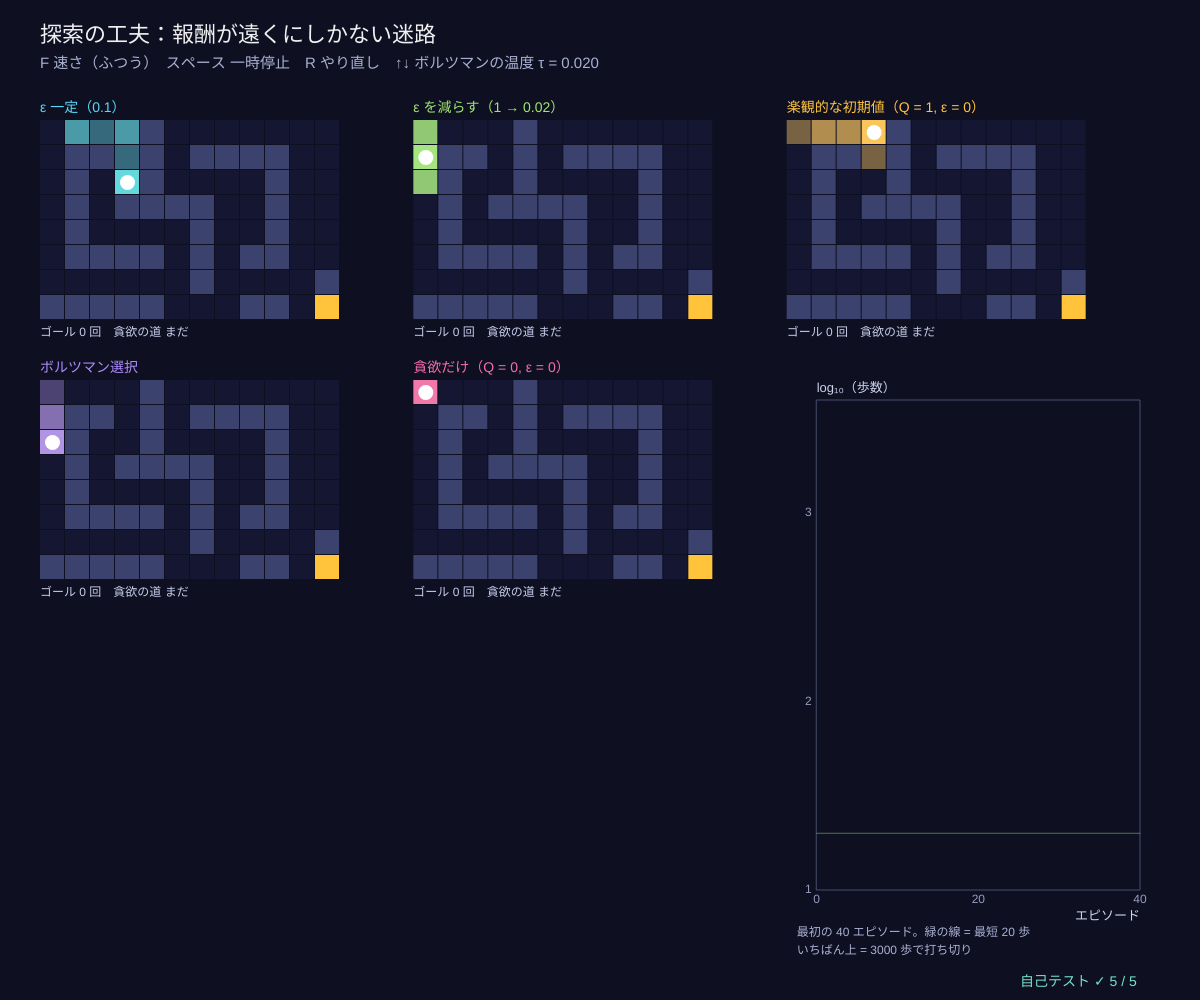
Frame 1 (no input)
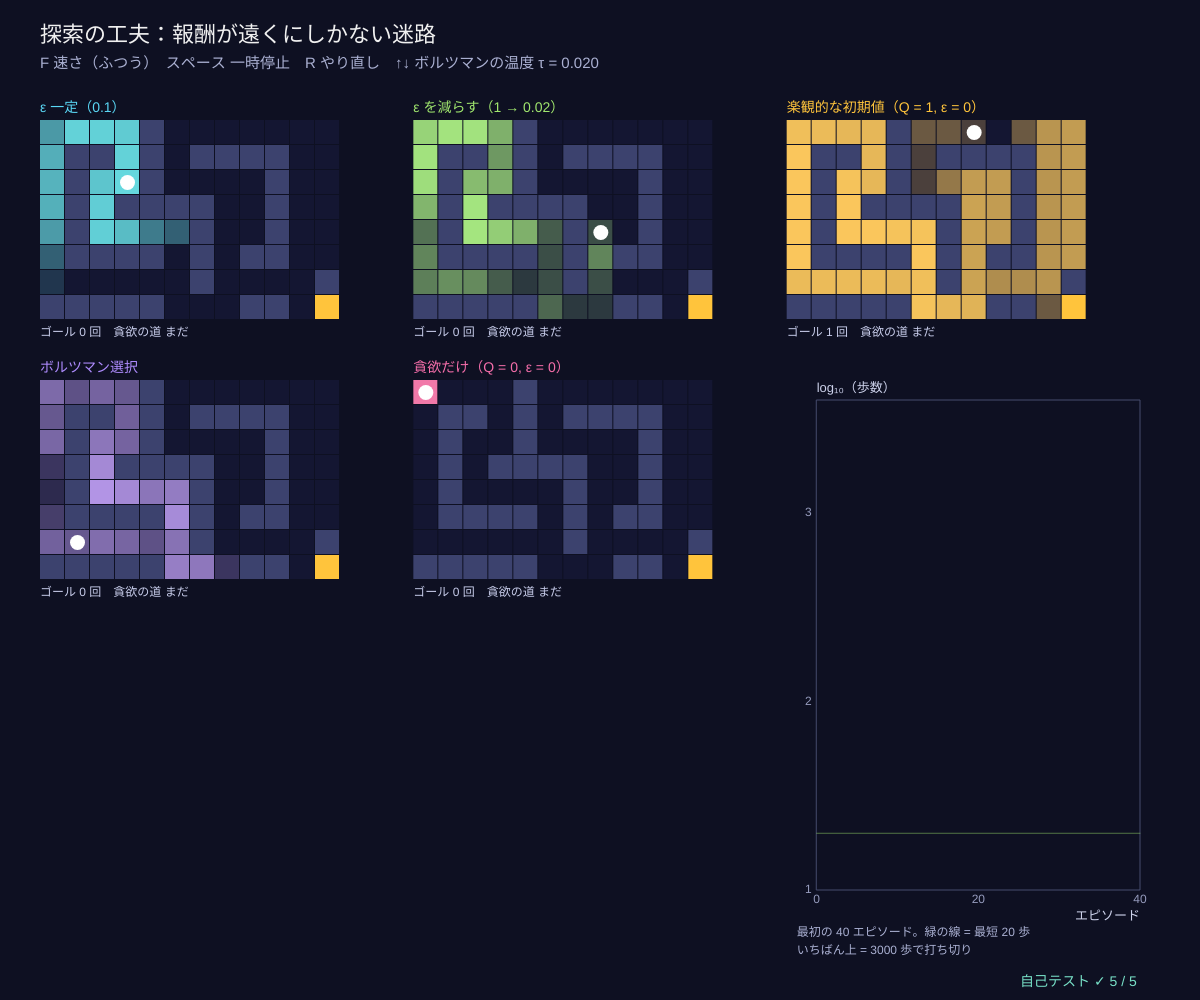
Frame 60 (no input)
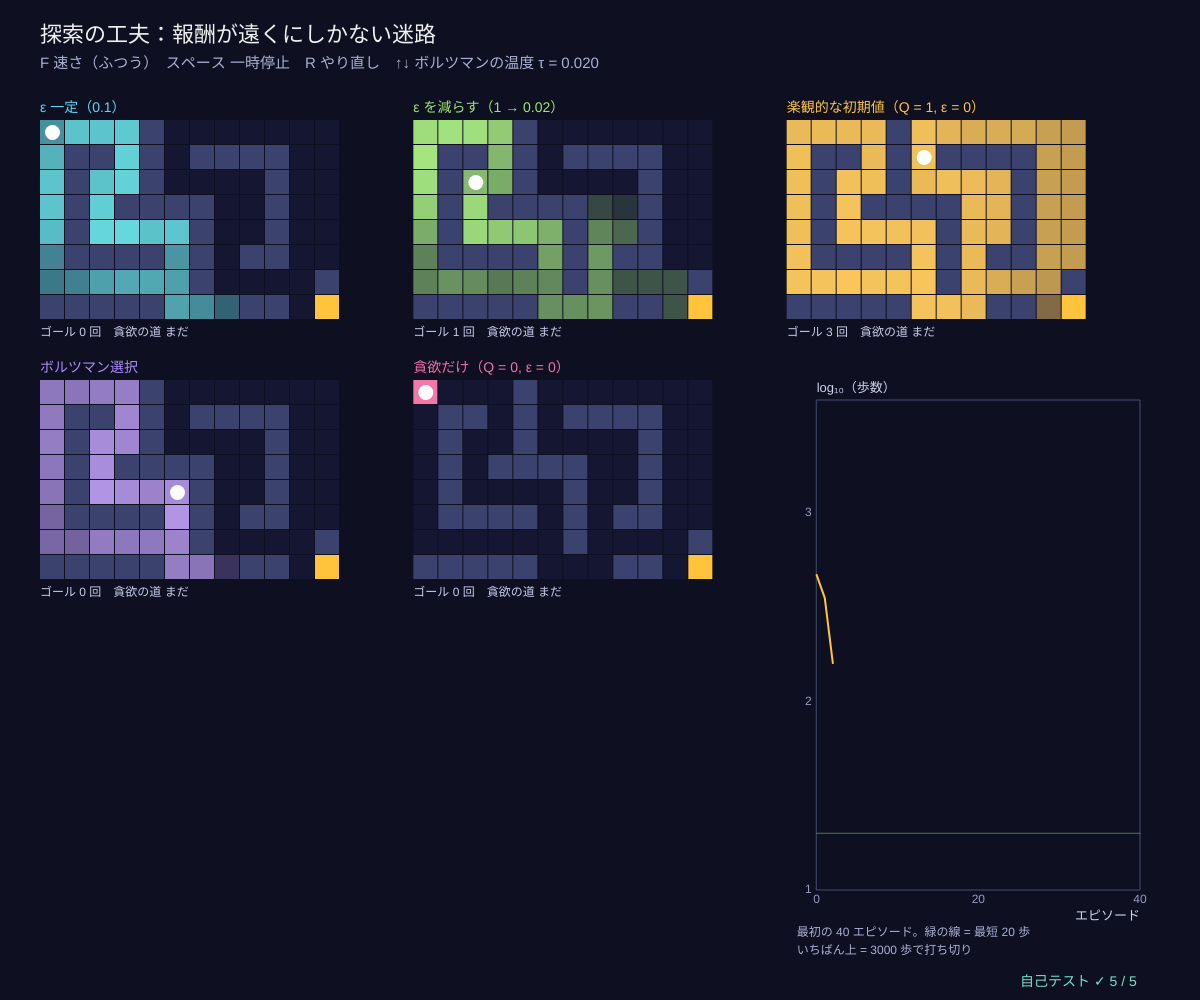
Frame 120 (the mouse pressed at the canvas centre since frame 60)

The p5.js sketch that drew these frames (run headless with seeded random() and noise() and a simulated clock; from frame 60 on, the mouse is pressed at the canvas centre):

// p5.js sketch
// ── sketch.js
// ============================================
// 07 探索の工夫 ─ 報酬がゴール（+1）にしかない迷路。1 歩ごとの報酬は 0 なので、ゴールを一度見つけるまで何も学べない
// 5 つのエージェントが同じ迷路で同時に Q 学習する。ちがうのは「どう行動を選ぶか」だけ：
//   ε 一定 / ε を減らす / 楽観的な初期値（Q を 1 から始め、ε = 0）/ ボルツマン選択（ソフトマックス）/ 貪欲だけ（Q = 0、ε = 0）
// 小さな迷路の色 = そのマスに来た回数（明るいほど多い）。F 速さ / スペース 一時停止 / R やり直し / ↑↓ 温度 τ
// ============================================

let mapRows = [                          // ★ 迷路（S スタート、G ゴール）
  'S...#.......',
  '.##.#.####..',
  '.#..#....#..',
  '.#.####..#..',
  '.#....#..#..',
  '.####.#.##..',
  '......#....#',
  '#####...##.G',
];
const GAMMA = 0.95, ALPHA = 0.5, MAX_LEN = 3000;    // ★ 割引率、学習率、1 エピソードの上限
const EPS = 0.1, Q_OPT = 1;              // ★ ε 一定の ε、楽観的な初期値
let tau = 0.02;                          // ★ ボルツマン選択の温度 τ（小さいほど貪欲）
let gw, agents = [], speed = 1, paused = false, KINDS = [];
const SPEEDS = ['ゆっくり', 'ふつう', '速い'];

function setup() {
  createCanvas(windowWidth, windowHeight); gw = gridParse(mapRows);
  KINDS = [['eps', 'ε 一定（0.1）', CYAN], ['decay', 'ε を減らす（1 → 0.02）', LIME], ['opt', '楽観的な初期値（Q = 1, ε = 0）', GOLD], ['boltz', 'ボルツマン選択', VIOLET], ['greedy', '貪欲だけ（Q = 0, ε = 0）', PINK]];
  selfTest(); seedRng(4); resetAgents();
}
function resetAgents() { agents = KINDS.map((k) => makeAgent(gw, k[0])); }
function makeAgent(g, kind) {
  let q0 = kind === 'opt' ? Q_OPT : 0;
  return { kind, Q: Array.from({ length: g.w * g.h }, () => [q0, q0, q0, q0]), s: g.cell.indexOf('S'), len: 0, epLens: [], visits: new Array(g.w * g.h).fill(0), fails: 0 };
}
// ★ 行動の選び方（ここだけがちがう）
function chooseAct(ag) {
  let q = ag.Q[ag.s], ep = ag.epLens.length;
  if (ag.kind === 'eps') return epsGreedy(q, EPS);
  if (ag.kind === 'decay') return epsGreedy(q, Math.max(0.02, 1 / (1 + ep / 3)));
  if (ag.kind === 'boltz') return sampleFrom(softmaxArr(q, tau));
  return argmaxFirst(q);                 // 'opt' と 'greedy'：いちばん良い向き（同点なら上→右→下→左の順）
}
function agentStep(ag, g) {              // Q 学習の 1 歩（5 つとも同じ）
  let s = ag.s, a = chooseAct(ag), s2 = gridMove(g, s, a), done = g.cell[s2] === 'G', r = done ? 1 : 0;
  ag.Q[s][a] += ALPHA * ((done ? r : r + GAMMA * maxOf(ag.Q[s2])) - ag.Q[s][a]);
  ag.visits[s2]++; ag.len++; ag.s = s2;
  if (done || ag.len >= MAX_LEN) { if (!done) ag.fails++; ag.epLens.push(ag.len); ag.len = 0; ag.s = g.cell.indexOf('S'); }
}
function greedyLen(ag, g) { let s = g.cell.indexOf('S'); for (let t = 1; t <= 200; t++) { s = gridMove(g, s, argmaxFirst(ag.Q[s])); if (g.cell[s] === 'G') return t; } return -1; }

function draw() {
  background(...BG);
  let t0 = performance.now();
  if (!paused) {
    if (speed === 0) { if (frameCount % 3 === 0) for (let ag of agents) agentStep(ag, gw); }
    else if (speed === 1) { for (let k = 0; k < 10; k++) for (let ag of agents) agentStep(ag, gw); }
    else while (performance.now() - t0 < 6) for (let ag of agents) agentStep(ag, gw);
  }
  noStroke(); fill(240); textSize(22); textAlign(LEFT, BASELINE);
  text('探索の工夫：報酬が遠くにしかない迷路', 40, 42);
  fill(170, 176, 210); textSize(15);
  text('F 速さ（' + SPEEDS[speed] + '）　スペース 一時停止　R やり直し　↑↓ ボルツマンの温度 τ = ' + tau.toFixed(3), 40, 68);

  // ---- 5 つの小さな迷路（来た回数のヒートマップ）
  let cols = 3, bw = (width - 80) / cols, cs = Math.min(bw / (gw.w + 1), (height * 0.5) / 2 / (gw.h + 2)), L = bfsDist(gw, gw.cell.indexOf('G'))[gw.cell.indexOf('S')];
  agents.forEach((ag, k) => {
    let gx = 40 + (k % cols) * bw, gy = 120 + Math.floor(k / cols) * (gw.h * cs + 60), mx = Math.log(1 + maxOf(ag.visits));
    for (let s = 0; s < gw.w * gw.h; s++) {
      let [x, y] = cellXY(gw, s, gx, gy, cs), c = gw.cell[s];
      noStroke();
      if (c === '#') fill(60, 66, 110); else if (c === 'G') fill(...GOLD);
      else { let t = mx > 0 ? Math.log(1 + ag.visits[s]) / mx : 0; fill(20 + t * KINDS[k][2][0] * 0.9, 22 + t * KINDS[k][2][1] * 0.9, 50 + t * KINDS[k][2][2] * 0.7); }
      rect(x, y, cs - 1, cs - 1);
    }
    let [ax, ay] = cellXY(gw, ag.s, gx, gy, cs); fill(255); circle(ax + cs / 2, ay + cs / 2, cs * 0.6);
    let gl = greedyLen(ag, gw);
    fill(...KINDS[k][2]); textSize(14); textAlign(LEFT, BASELINE); text(KINDS[k][1], gx, gy - 8);
    fill(200, 205, 235); textSize(12);
    text('ゴール ' + (ag.epLens.length - ag.fails) + ' 回　貪欲の道 ' + (gl > 0 ? gl + ' 歩' + (gl === L ? ' ✓' : '') : 'まだ'), gx, gy + gw.h * cs + 16);
  });

  // ---- エピソードごとの歩数
  let px = 40 + 2 * bw, g = { x: px + 30, y: 120 + gw.h * cs + 80, w: bw - 50, h: Math.max(80, height - (120 + gw.h * cs + 80) - 110), x0: 0, x1: 40, y0: 1, y1: 3.6 };
  plotAxes(g, 'エピソード', 'log₁₀（歩数）', [0, 20, 40], [1, 2, 3]);
  stroke(...LIME, 120); strokeWeight(1); line(g.x, gY(g, Math.log10(L)), g.x + g.w, gY(g, Math.log10(L)));
  agents.forEach((ag, k) => drawCurve(g, ag.epLens.slice(0, 41).map((v) => Math.log10(Math.max(1, v))), KINDS[k][2], 2));
  noStroke(); fill(170, 176, 210); textSize(12); textAlign(LEFT, BASELINE);
  text('最初の 40 エピソード。緑の線 = 最短 ' + L + ' 歩', g.x - 20, g.y + g.h + 46);
  text('いちばん上 = ' + MAX_LEN + ' 歩で打ち切り', g.x - 20, g.y + g.h + 64);
  drawSelfTest(width - 180, height - 14);
}

function keyPressed() {
  if (key === 'f' || key === 'F') speed = (speed + 1) % 3;
  if (key === ' ') paused = !paused;
  if (key === 'r' || key === 'R') resetAgents();
  if (key === UP_ARROW) tau = Math.min(1, tau * 2);
  if (key === DOWN_ARROW) tau = Math.max(0.005, tau / 2);
  return false;
}

// ---- 自己テスト
function selfTest() {
  selfTestResults = [];
  let g = gridParse(mapRows), L = bfsDist(g, g.cell.indexOf('G'))[g.cell.indexOf('S')];
  let run = (kind, seed, eps) => { seedRng(seed); let ag = makeAgent(g, kind); while (ag.epLens.length < eps) agentStep(ag, g); return ag; };
  let gr = run('greedy', 1, 1);
  check('貪欲だけ（Q = 0、同点は決まった向き）は ' + MAX_LEN + ' 歩たってもゴールに着かない（同じ所を行き来する）', gr.fails === 1);
  let okOpt = true, first = []; for (let seed = 1; seed <= 3; seed++) { let op = run('opt', seed, 60); first.push(op.epLens[0]); if (!(op.epLens[0] < MAX_LEN && greedyLen(op, g) === L)) okOpt = false; }
  check('楽観的な初期値（ε = 0）は 1 回目からゴールに着き（' + first.join('・') + ' 歩）、60 回で貪欲の道 = 最短 ' + L + ' 歩（3 つの種）', okOpt);
  // ε やボルツマンは、たまたま先に見つけた道（2 歩長い）に落ち着くことがある：もう一方の道はめったに試さないから
  let okAll = true, lens = []; for (let kind of ['eps', 'decay', 'boltz']) for (let seed = 1; seed <= 3; seed++) { let gl = greedyLen(run(kind, seed, 300), g); lens.push(gl); if (!(gl >= L && gl <= L + 2)) okAll = false; }
  check('ε 一定・ε を減らす・ボルツマンも 300 回でゴールに着く道を学ぶ（' + L + '〜' + (L + 2) + ' 歩：' + lens.join(',') + '）', okAll);
  let tot = (ag) => ag.epLens.slice(0, 20).reduce((a, b) => a + b, 0), sOpt = 0, sEps = 0;
  for (let seed = 1; seed <= 3; seed++) { sOpt += tot(run('opt', seed, 20)); sEps += tot(run('eps', seed, 20)); }
  check('最初の 20 エピソードの歩数の合計：楽観的 ' + Math.round(sOpt / 3) + ' < ε 一定 ' + Math.round(sEps / 3) + '（3 つの種の平均）', sOpt < sEps);
  let p = softmaxArr([1000, 0, -5, 2], 0.01);
  check('ソフトマックスの確率の合計 = 1、大きな値でもあふれない', near(p.reduce((a, b) => a + b, 0), 1, 1e-12) && noNaN(p));
  reportSelfTest();
}

// ---------- やってみよう ----------
// 1. どのエージェントがいちばん早く最短の道を見つける？ ヒートマップで「どこを探したか」をくらべよう
// 2. ↑↓ で τ を変えると、ボルツマン選択はどう変わる？（大きい = でたらめ、小さい = 貪欲）
// 3. Q_OPT を 0.1 にすると、楽観的な初期値の探索はどう変わる？
// 4. 貪欲だけのエージェントがどこで行き来しているか、ヒートマップで探そう
// 5. ε 一定のエージェントが 22 歩の道に落ち着いたら、左の縦の道（20 歩）を試すには何が要る？
// 6. 1 歩ごとに −0.01 の報酬にすると、貪欲だけでも探索するようになる。なぜ？（05 と同じしくみ）

// ==================================================
// ここから下は「強化学習の道具」（中身は読まなくても OK。消さないでね）
// ==================================================
// ---- 色と小さな道具
const BG = [14, 16, 34];                // 背景（アーケードの紺）
const GOLD = [255, 196, 60], CYAN = [90, 215, 245], PINK = [245, 110, 170], LIME = [160, 230, 110], VIOLET = [175, 140, 255];
function clampv(v, a, b) { return v < a ? a : v > b ? b : v !== v ? a : v; }     // NaN なら a に戻す
function argmaxR(q) {                  // いちばん大きい値の番号（同点はランダムに 1 つ）
  let m = -Infinity, best = [];
  for (let i = 0; i < q.length; i++) {
    if (q[i] > m + 1e-12) { m = q[i]; best = [i]; } else if (Math.abs(q[i] - m) <= 1e-12) best.push(i);
  }
  return best.length ? best[Math.floor(rnd() * best.length)] : 0;
}
function argmaxFirst(q) { let b = 0; for (let i = 1; i < q.length; i++) if (q[i] > q[b]) b = i; return b; }   // 同点は若い番号
function maxOf(q) { let m = -Infinity; for (let v of q) if (v > m) m = v; return m; }
function epsGreedy(q, eps) { return rnd() < eps ? Math.floor(rnd() * q.length) : argmaxR(q); }   // ε の確率でランダム、ほかは貪欲
function softmaxArr(h, tau) {          // ボルツマン分布 exp(h/τ) / Σ（大きい数でもあふれないように最大値を引く）
  let m = maxOf(h), e = h.map((v) => Math.exp((v - m) / (tau || 1))), s = e.reduce((a, b) => a + b, 0);
  return e.map((v) => v / s);
}
function sampleFrom(p) { let u = rnd(), c = 0; for (let i = 0; i < p.length; i++) { c += p[i]; if (u < c) return i; } return p.length - 1; }
function meanOf(a) { return a.length ? a.reduce((s, v) => s + v, 0) / a.length : 0; }
function fmtN(v, d) { if (typeof v !== 'number' || v !== v) return '?'; let s = v.toFixed(d === undefined ? 2 : d); return s === '-0.00' || s === '-0.0' || s === '-0' ? s.slice(1) : s; }
// ---- 種つきの乱数（同じ種なら毎回同じ列 → 実験をくり返せる）
let rngState = 1;
function seedRng(s) { rngState = (s >>> 0) || 1; }
function rnd() {                       // 0〜1 の一様乱数（mulberry32）
  rngState = (rngState + 0x6d2b79f5) >>> 0;
  let t = rngState;
  t = Math.imul(t ^ (t >>> 15), t | 1);
  t ^= t + Math.imul(t ^ (t >>> 7), t | 61);
  return ((t ^ (t >>> 14)) >>> 0) / 4294967296;
}
function rndInt(a, b) { return a + Math.floor(rnd() * (b - a + 1)); }
function randn() { let u = 1 - rnd(), v = rnd(); return Math.sqrt(-2 * Math.log(u)) * Math.cos(2 * Math.PI * v); }   // 標準正規分布
// ---- グラフの道具：g = { x, y, w, h, x0, x1, y0, y1 }
function gX(g, v) { return g.x + clampv((v - g.x0) / (g.x1 - g.x0), -0.02, 1.02) * g.w; }
function gY(g, v) { return g.y + g.h - clampv((v - g.y0) / (g.y1 - g.y0), -0.02, 1.02) * g.h; }
function plotAxes(g, xl, yl, xt, yt) {
  stroke(70, 76, 110); strokeWeight(1); noFill(); rect(g.x, g.y, g.w, g.h);
  noStroke(); fill(150, 156, 190); textSize(12); textAlign(CENTER, TOP);
  for (let v of xt) text(+v.toPrecision(3), gX(g, v), g.y + g.h + 4);
  textAlign(RIGHT, CENTER);
  for (let v of yt) text(+v.toPrecision(3), g.x - 5, gY(g, v));
  textAlign(LEFT, BASELINE); fill(205, 210, 235); textSize(13);
  text(xl, g.x + g.w - textWidth(xl), g.y + g.h + 30); text(yl, g.x, g.y - 8);
}
function polyline(pts) {               // 点が 2 つ以上あるときだけ折れ線を描く（空の beginShape を作らない）
  if (pts.length < 2) return;
  noFill(); beginShape(); for (let p of pts) vertex(p[0], p[1]); endShape();
}
function smoothArr(a, k) {             // 直前 k 個の平均（ギザギザの学習曲線をならす）
  let out = [], s = 0;
  for (let i = 0; i < a.length; i++) { s += a[i]; if (i >= k) s -= a[i - k]; out.push(s / Math.min(i + 1, k)); }
  return out;
}
function drawCurve(g, arr, col, sw, xOff) {   // arr[i] を x = i (+ xOff) に。長いときは間引いて 600 点まで
  let n = arr.length, stride = Math.max(1, Math.ceil(n / 600)), pts = [];
  for (let i = 0; i < n; i += stride) pts.push([gX(g, i + (xOff || 0)), gY(g, arr[i])]);
  if (n > 1 && (n - 1) % stride) pts.push([gX(g, n - 1 + (xOff || 0)), gY(g, arr[n - 1])]);
  stroke(...col); strokeWeight(sw || 2); polyline(pts);
}
function legend(x, y, items) {         // items = [[色, 名前], …]
  textSize(13); textAlign(LEFT, CENTER);
  for (let [c, s] of items) { noStroke(); fill(...c); rect(x, y - 5, 16, 10); fill(220, 225, 245); text(s, x + 22, y); y += 20; }
}
// ---- グリッドワールド：文字の地図 '.' 床、'#' 壁、'S' スタート、'G' 宝（+1 で終わり）、'P' 落とし穴（−1 で終わり）
const DIRS = [[0, -1], [1, 0], [0, 1], [-1, 0]];    // 行動 0 上、1 右、2 下、3 左
const DIR_NAMES = ['上', '右', '下', '左'];
function gridParse(rows) { return { w: rows[0].length, h: rows.length, cell: rows.join('').split('') }; }
function gridMove(gw, s, a) {          // 決まった向きに 1 マス。外や壁ならその場にとどまる
  let x = s % gw.w + DIRS[a][0], y = Math.floor(s / gw.w) + DIRS[a][1];
  if (x < 0 || y < 0 || x >= gw.w || y >= gw.h || gw.cell[y * gw.w + x] === '#') return s;
  return y * gw.w + x;
}
function isTerminalCell(c) { return c === 'G' || c === 'P'; }
function enterReward(c, stepR) { return c === 'G' ? 1 : c === 'P' ? -1 : stepR; }
// マルコフ決定過程を作る：P[s][a] = [{ s2, p, r }]。意図した向きに 1 − slip、左右の直角の向きに slip/2 ずつ
function buildMdp(gw, slip, stepR) {
  let nS = gw.w * gw.h, P = [], term = [];
  for (let s = 0; s < nS; s++) {
    let c = gw.cell[s]; term.push(isTerminalCell(c) || c === '#'); P.push([]);
    for (let a = 0; a < 4; a++) {
      if (term[s]) { P[s].push([{ s2: s, p: 1, r: 0 }]); continue; }       // 終わりのマス（と壁）はそこに留まり、報酬 0
      let outs = [[a, 1 - slip], [(a + 1) % 4, slip / 2], [(a + 3) % 4, slip / 2]], list = [];
      for (let [d, p] of outs) {
        if (p <= 0) continue;
        let s2 = gridMove(gw, s, d), r = enterReward(gw.cell[s2], stepR), e = list.find((o) => o.s2 === s2);
        if (e) e.p += p; else list.push({ s2, p, r });
      }
      P[s].push(list);
    }
  }
  return { nS, nA: 4, P, term, gw };
}
function qValue(mdp, V, gamma, s, a) { let q = 0; for (let o of mdp.P[s][a]) q += o.p * (o.r + gamma * V[o.s2]); return q; }
function viSweep(mdp, V, gamma) {      // 価値反復の 1 回：V(s) ← max_a Σ p (r + γ V(s'))。戻り値 = 最大の変化量
  let nv = V.slice(), d = 0;
  for (let s = 0; s < mdp.nS; s++) {
    if (mdp.term[s]) continue;
    let best = -Infinity; for (let a = 0; a < 4; a++) best = Math.max(best, qValue(mdp, V, gamma, s, a));
    nv[s] = best; d = Math.max(d, Math.abs(best - V[s]));
  }
  for (let s = 0; s < mdp.nS; s++) V[s] = nv[s];
  return d;
}
function valueIteration(mdp, gamma, tol, maxIt) {
  let V = new Array(mdp.nS).fill(0), its = 0, d = Infinity, deltas = [];
  while (d >= tol && its < (maxIt || 100000)) { d = viSweep(mdp, V, gamma); deltas.push(d); its++; }
  return { V, its, deltas };
}
function optimalActs(mdp, V, gamma, s, tol) {     // 最適な行動の集合（同点は全部）
  let q = [0, 1, 2, 3].map((a) => qValue(mdp, V, gamma, s, a)), m = maxOf(q);
  return [0, 1, 2, 3].filter((a) => q[a] >= m - (tol || 1e-9));
}
function evalPolicy(mdp, pi, gamma, tol, V0) {    // 方策評価：V(s) ← Σ p (r + γ V(s')) を、変化が tol 未満になるまで
  let V = V0 ? V0.slice() : new Array(mdp.nS).fill(0), sweeps = 0, d = Infinity;
  while (d >= tol && sweeps < 100000) {
    d = 0;
    for (let s = 0; s < mdp.nS; s++) {
      if (mdp.term[s]) continue;
      let v = qValue(mdp, V, gamma, s, pi[s]); d = Math.max(d, Math.abs(v - V[s])); V[s] = v;
    }
    sweeps++;
  }
  return { V, sweeps };
}
function cellXY(gw, s, gx, gy, cs) { return [gx + (s % gw.w) * cs, gy + Math.floor(s / gw.w) * cs]; }
function drawArrowIn(cx, cy, a, len) { // マスの中心から向き a に矢印
  let dx = DIRS[a][0], dy = DIRS[a][1], ex = cx + dx * len, ey = cy + dy * len;
  line(cx - dx * len * 0.4, cy - dy * len * 0.4, ex, ey);
  noStroke(); triangle(ex + dx * 5, ey + dy * 5, ex - dy * 5 - dx * 2, ey + dx * 5 - dy * 2, ex + dy * 5 - dx * 2, ey - dx * 5 - dy * 2);
}
function drawCells(gw, gx, gy, cs, skipFloor) {   // 壁・宝・落とし穴・スタートを描く
  textAlign(CENTER, CENTER); textSize(cs * 0.4);
  for (let s = 0; s < gw.w * gw.h; s++) {
    let c = gw.cell[s], [x, y] = cellXY(gw, s, gx, gy, cs);
    if (c === '.' && skipFloor) continue;
    noStroke();
    if (c === '#') fill(70, 76, 120); else if (c === 'G') fill(...GOLD); else if (c === 'P') fill(120, 30, 70); else fill(26, 30, 60);
    rect(x + 1, y + 1, cs - 2, cs - 2, 4);
    if (c === 'G') { fill(40, 30, 0); text('宝', x + cs / 2, y + cs / 2); }
    if (c === 'P') { fill(255, 150, 190); text('穴', x + cs / 2, y + cs / 2); }
    if (c === 'S') { fill(...CYAN); text('S', x + cs / 2, y + cs / 2); }
  }
}
function cellAt(gw, gx, gy, cs, mx, my) {         // マウスの下のマス（なければ −1）
  let x = Math.floor((mx - gx) / cs), y = Math.floor((my - gy) / cs);
  return x >= 0 && y >= 0 && x < gw.w && y < gw.h ? y * gw.w + x : -1;
}
function bfsDist(gw, goal) {           // 決定的に動くときの、各マスからゴールまでの最短の歩数（届かなければ Infinity）
  let d = new Array(gw.w * gw.h).fill(Infinity), q = [goal]; d[goal] = 0;
  while (q.length) {
    let s = q.shift();
    for (let a = 0; a < 4; a++) {
      let x = s % gw.w - DIRS[a][0], y = Math.floor(s / gw.w) - DIRS[a][1], p = y * gw.w + x;   // p から向き a で s に来られる？
      if (x < 0 || y < 0 || x >= gw.w || y >= gw.h || gw.cell[p] === '#' || d[p] < Infinity || isTerminalCell(gw.cell[p])) continue;
      if (gridMove(gw, p, a) === s) { d[p] = d[s] + 1; q.push(p); }
    }
  }
  return d;
}
function valueFill(v, lo, hi) {        // 低い = 紫、0 = 紺、高い = 金
  let t = clampv((v - lo) / (hi - lo || 1), 0, 1);
  if (t < 0.5) { let u = t / 0.5; fill(110 - 80 * u, 60 - 30 * u, 150 - 90 * u); }
  else { let u = (t - 0.5) / 0.5; fill(30 + 220 * u, 30 + 160 * u, 60 - 20 * u); }
}
// ---- 自己テストの道具
let selfTestResults = [];
function check(name, cond) { selfTestResults.push({ name, ok: !!cond }); }
function near(a, b, tol) { return a !== null && a !== undefined && isFinite(a) && Math.abs(a - b) <= (tol === undefined ? 1e-9 : tol); }
function noNaN(v) { return Array.isArray(v) || ArrayBuffer.isView(v) ? Array.from(v).every(noNaN) : !(typeof v === 'number' && !isFinite(v)); }
function reportSelfTest() { for (let r of selfTestResults) (r.ok ? console.log : console.error)((r.ok ? '✓ ' : '✗ ') + r.name); }
function selfTestLine() { let n = selfTestResults.filter((r) => r.ok).length; return '自己テスト ' + (n === selfTestResults.length ? '✓ ' : '✗ ') + n + ' / ' + selfTestResults.length; }
function drawSelfTest(x, y) { noStroke(); fill(selfTestResults.every((r) => r.ok) ? color(120, 225, 200) : color(255, 90, 120)); textSize(14); textAlign(LEFT, BASELINE); text(selfTestLine(), x, y); }
